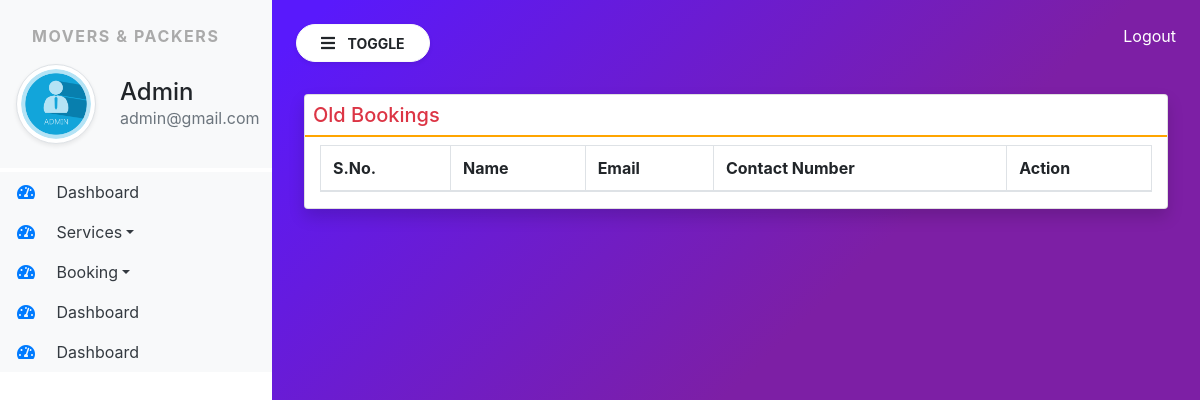
The page /old_booking/ (signed in) on the database as committed earlier.
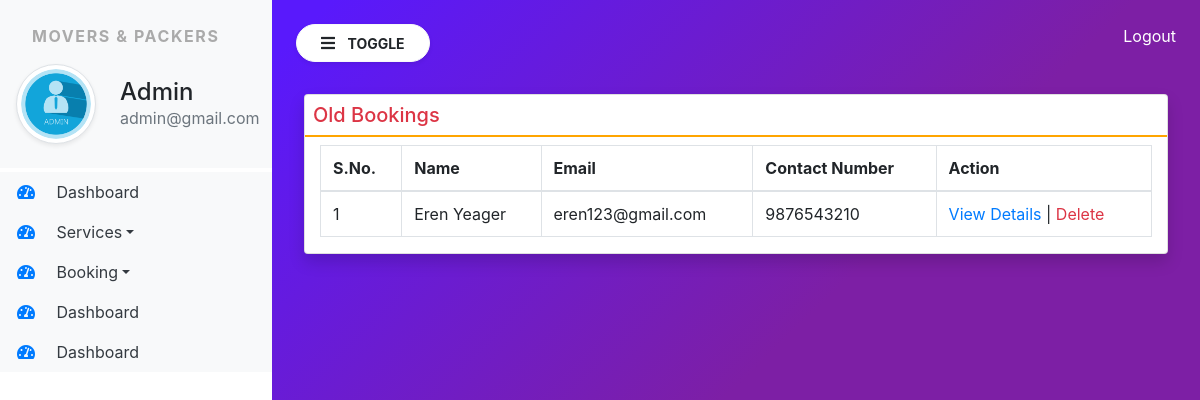
The same page on the database as committed later.
### moverspackers/models.py (models this page shows, shortened)
class SiteUser(models.Model):
    name = models.CharField(max_length=100, null=True)
    email = models.CharField(max_length=100, null=True)
    mobile = models.CharField(max_length=15, null=True)
    location = models.CharField(max_length=200, null=True)
    shiftingloc = models.CharField(max_length=200, null=True)
    shiftingdate = models.DateField(null=True)
    briefitems = models.CharField(max_length=100, null=True)
    items = models.CharField(max_length=5000, null=True)
    requestdate = models.DateField(null=True)
    remark = models.CharField(max_length=500, null=True)
    status = models.CharField(max_length=30, null= True)
    updationdate = models.DateField(null=True)

### moverspackers/views.py (the view)
# urls.py: path('old_booking/', old_booking, name="old_booking"),
def old_booking(request):
    if not request.user.is_authenticated:
        return redirect('admin_login')
    booking = SiteUser.objects.filter(status="1")
    return render(request, 'old_booking.html',locals())

### moverspackers/templates/old_booking.html (shortened to what this page needs)
{% extends 'admin_base.html' %}
{% block main %}
<div class="card shadow m-2">
    <div clsss="card-body">
        <h5 class="p-2 text-danger" style="border-bottom : 2px solid orange">Old Bookings</h5>
        <div class="container-fluid">
            <table class="table table-bordered" id="example">
                <thead>
                    <tr>
                        <th>S.No.</th>
                        <th>Name</th>
                        <th>Email</th>
                        <th>Contact Number</th>
                        <th>Action</th>
                    </tr>
                </thead>
                <tbody>
                   {% for i in booking %}
                   <tr>
                       <td>{{forloop.counter}}</td>
                       <td>{{i.name}}</td>
                       <td>{{i.email}}</td>
                       <td>{{i.mobile}}</td>
                       <td><a href="{% url 'view_bookingdetail' i.id%}"  style="width:80px">View Details</a>
                       | <a href="{% url 'delete_booking' i.id%}"  class="text-danger" onclick="return confirm('Are you Sure?')">Delete</a>
                    </td>
                   </tr>
                   {% endfor %}
                </tbody>
            </table>
        </div>
    </div>
{% endblock %}

### moverspackers/templates/admin_base.html (shortened to what this page needs)
{% load static %}
<html>
    <head>
        <link rel="stylesheet" href="https://cdn.jsdelivr.net/npm/bootstrap@4.6.1/dist/css/bootstrap.min.css">
        <link rel= "stylesheet" href="{% static 'css/sidebar.css' %}">
        <link rel="stylesheet" href="https://use.fontawesome.com/releases/v5.7.0/css/all.css">
        <link rel="stylesheet" href="https://cdn.datatables.net/1.12.0/css/jquery.dataTables.min.css">
        <link rel="stylesheet" href="https://cdn.datatables.net/buttons/2.2.3/css/buttons.dataTables.min.css">
    </head>
    <body>
        <div class="bg-white vertical-nav" id="sidebar">
            <div class="py-4 px-3 bg-light mb-1">
                <p class="font-weight-bold text-uppercase px-3 sidebar-title">Movers & Packers</p>
                <div class="media d-flex align-items-center">
                    <img src="{% static 'images/admin.png' %}" width="80" height="80" class="mr-4 rounded-circle img-thumbnail shadow-sm">
                    <div class="media-body">
                        <h4 class="mb-0">Admin</h4>
                        <p class="text-muted mb-0">{{request.user.email}}</p>
                    </div>
                </div>
            </div>
            <ul class="nav flex-column bg-white">
                <li class="nav-item">
                    <a href="{% url 'admin_home' %}" class="nav-link text-dark bg-light">
                        <i class="fas fa-tachometer-alt fa-fw mr-3 text-primary"></i>
                        Dashboard
                    </a>
                </li>
                <li class="nav-item dropdown">
                    <a href="#" class="nav-link dropdown-toggle text-dark bg-light" id="navbardrop" data-toggle="dropdown">
                        <i class="fas fa-tachometer-alt fa-fw mr-3 text-primary"></i>
                        Services</a>
                </li>
                <li class="nav-item dropdown">
                    <a href="#" class="nav-link dropdown-toggle text-dark bg-light" id="navbardrop" data-toggle="dropdown">
                        <i class="fas fa-tachometer-alt fa-fw mr-3 text-primary"></i>
                        Booking</a>
                </li>
                <li class="nav-item">
                    <a href="{% url 'admin_home' %}" class="nav-link text-dark bg-light">
                        <i class="fas fa-tachometer-alt fa-fw mr-3 text-primary"></i>
                        Dashboard
                    </a>
                </li>
                <li class="nav-item">
                    <a href="{% url 'admin_home' %}" class="nav-link text-dark bg-light">
                        <i class="fas fa-tachometer-alt fa-fw mr-3 text-primary"></i>
                        Dashboard
                    </a>
                </li>
            </ul>
        </div>
        <div class="page-content p-4" id="content">
            <a href="{% url 'logout' %}" title="logout" class="text-white float-right">Logout</a>
            <button id="sidebarCollapse" type="button" class="btn btn-light bg-white rounded-pill shadow-sm px-4 mb-4">
                <i class="fas fa-bars mr-2"></i>
                <small class="text-uppercase font-weight-bold">Toggle</small>
            </button>
            {% block main %}
            {% endblock %}
    </body>
</html>

### moverspackers/static/css/sidebar.css (style rules this page uses)
.sidebar-title { letter-spacing: 0.1em; color: #aaa; }
body { background-image: linear-gradient(135.9deg,rgba(89,25,252,1) 16.4%,rgba(125,31,165,1) 56.1%); max-height: 100vh; }
.vertical-nav { min-width: 17rem; width: 17rem; height: 100vh; position: fixed; top: 0; left: 0; transition:all 0.4s }
.page-content { width: calc(100%-17rem); margin-left: 17rem; transition:all 0.4s }

Rows that differ between the two databases and show on the page:
added SiteUser: name "Eren Yeager", email "eren123@gmail.com", mobile "9876543210"
